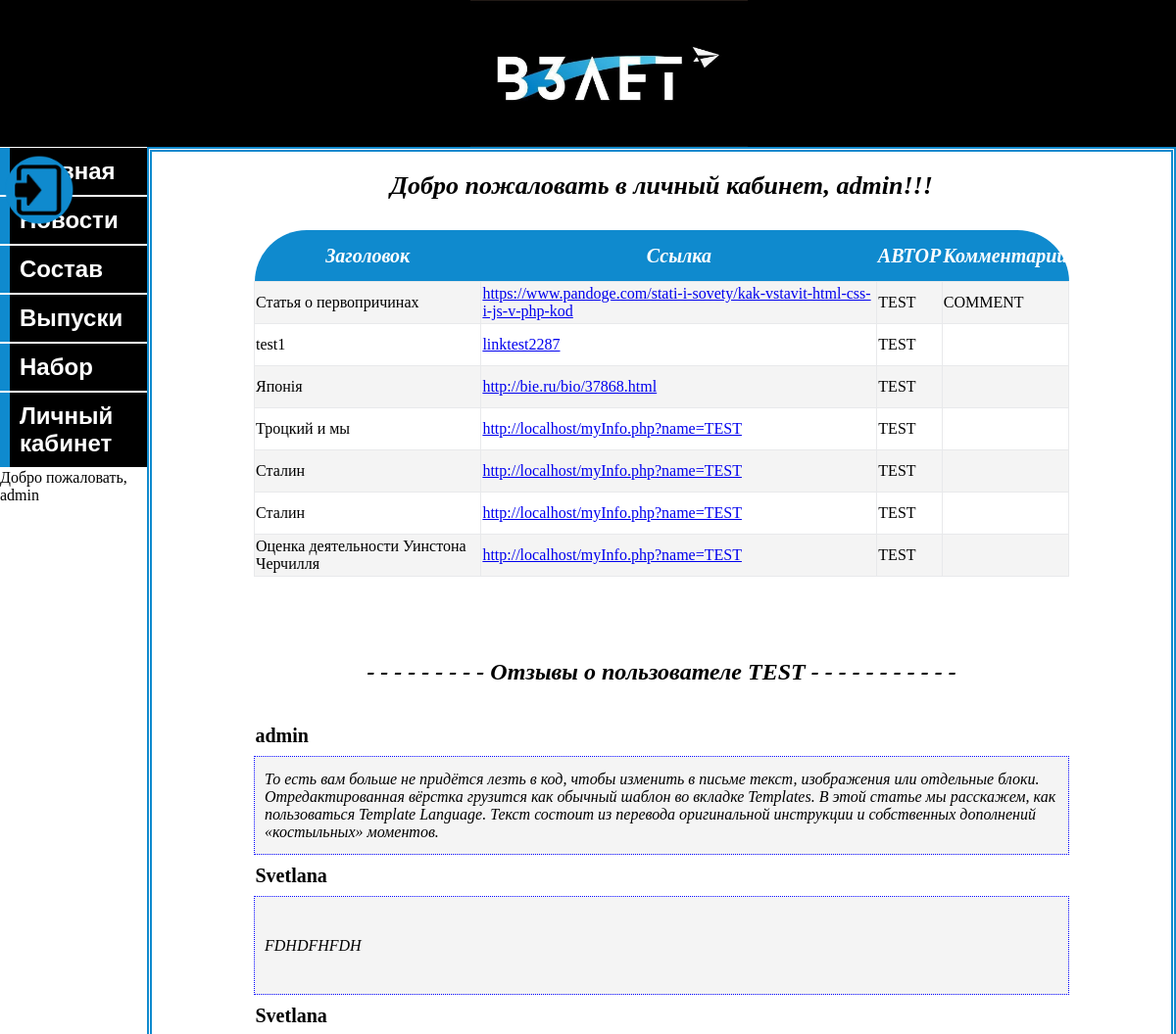
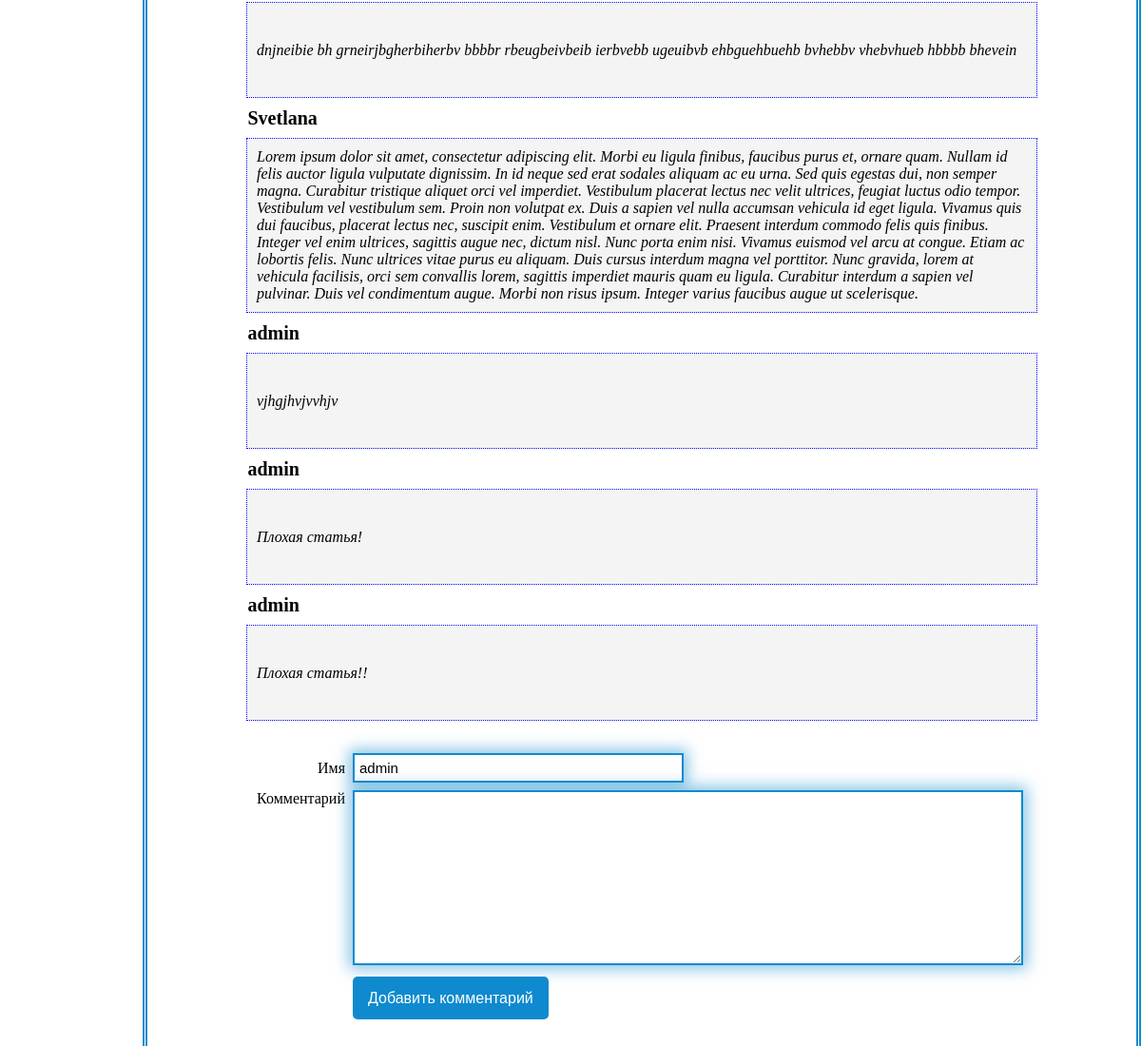
The page /otherInfo.php?id=4&name=TEST (signed in) on the database its author committed (2 pictures, top to bottom).
### tables this page shows
CREATE TABLE `info` (
  `id_i` int(11) NOT NULL,
  `id_usersInfo` int(11) NOT NULL,
  `title` text NOT NULL,
  `link` text NOT NULL,
  `jpg` blob,
  `coment` text NOT NULL
);

CREATE TABLE `users` (
  `id_users` int(11) NOT NULL,
  `username` varchar(50) NOT NULL,
  `password` varchar(50) NOT NULL
);

CREATE TABLE `comm` (
  `id_com` int(11) NOT NULL,
  `id_us` int(11) NOT NULL COMMENT 'recipient',
  `usname` text NOT NULL,
  `textcomm` text NOT NULL
);

### otherInfo.php (the view, shortened to what this page needs)
<!DOCTYPE html>
<html>
  <head>
    <link rel="stylesheet" href="css/master.css">
    <link rel="stylesheet" href="css/main.css">
    <link rel="stylesheet" href="css/spis.css">
    <link rel="stylesheet" href="css/infoUser.css">
    <link rel="stylesheet" href="css/comm.css">
  </head>
  <body>
    <?php
    $user = $_SESSION['uname'];
    ?>
    <header>
      <img class="logo" src="attach/1.jpg" >
      <a href="php/repath.php"><img class="exitpic" src="attach/exit.png"></a>
    </header>
    <article class="main">
      <div class="menu">
        <ul class="navbar">
          <li><a href="index.php">Главная</a></li>
          <li><a href="news.php">Новости</a></li>
          <li><a href="party.php">Состав</a></li>
          <li><a href="collection.php">Выпуски</a></li>
          <li><a href="contact.php">Набор</a></li>
          <li><a href="personal.php">Личный кабинет</a></li>
            <li id="222">Добро пожаловать, <?php  echo $user ?> </li>
      </ul>
      </div>
      <div class="content">
        <h1><i>Добро пожаловать в личный кабинет, <?php echo $user  ?>!!! </i></h1>
    <?php
    $id = $_GET['id'];
      include "php/connect.php";
     $query2="SELECT id_i, title, link, username, coment FROM info INNER JOIN users on id_usersInfo=id_users WHERE id_usersInfo='$id'";
     $result = mysqli_query($connection, $query2);
     if ($result){
        echo "<table class='infoUser'><tr><th class='firstP'>Заголовок</th><th>Ссылка</th><th>АВТОР</th><th class='lastP'>Комментарий</th></tr>";
        while ( $row = mysqli_fetch_row($result)) {
          echo "<tr>";
        for ($j = 1 ; $j < 5 ; ++$j) {
          if($j == 2){
            echo "<td><a href='$row[$j]'>$row[$j]</td>";
          }
          else {echo "<td>$row[$j]</td>";}
        }
        echo "</tr>";
}
        echo "</table>";
     }
     $name = $_GET['name'];
     $comResult = mysqli_query($connection,"SELECT usname, textcomm FROM comm WHERE id_us='$id'");
      ?>
      <br><br><br>
      <h2 align="center" style="font-style: normal;"><i>- - - - - - - - - Отзывы о пользователе <?php echo $name; ?> - - - - - - - - - - -</i></h2>
      <?php
      if ($comResult){
         echo "<table class='comm'>";
         while ( $row1 = mysqli_fetch_row($comResult)) {
         for ($j = 0 ; $j < 2 ; ++$j) {
           if ($j == 0){
          echo "<tr>";
            echo "<td class='author'><span class='authorSpan'>$row1[0]</span></td>";
            echo "</tr>";
          } else {
            echo "<tr>";
            echo "<td class='comment'><span='SPUN'>$row1[1]</span></td>";
            echo "</tr>";
          }
         }
 }
echo "</table>";
      }
       ?>
       <form class="commForm" method="post">
   <table class="commTable" cellspacing="0" cellpadding="4">
    <tr>
     <td align="right" width="100" >Имя</td>
     <td><input type="text" name="nickname" maxlength="50" size="35" value="<? echo $user; ?>"></td>
    </tr>
    <tr>
     <td align="right" valign="top">Комментарий</td>
     <td><textarea name="text" cols="75" rows="10" required></textarea></td>
    </tr>
    <tr>
     <td></td>
     <td><button class="c-button" type="submit" >Добавить комментарий</button></td>
    </tr>
   </table>
   <br><br><br><br><br>
      </div>
    </article>
  </body>
</html>

### css/master.css (style rules this page uses)
h1 { text-align: center; padding-top: 20px; font-size: 26px; font-style: italic; }

### css/main.css (style rules this page uses)
* { margin: 0; }
header { height: 150px; background-color: black; }
.logo { height: 150px; padding-left: 40%; margin-right: 30%; }
.exitpic { height: 80px; padding-bottom: 2%; }
.menu { float: left; }
.navbar { margin: 0; padding: 0; list-style-type: none; width: 150px; }
.navbar a { font-family: sans-serif; background-color: black; color: #fff; padding: 10px; font-size: 24px; text-decoration: none; font-weight: bold; border-left: 10px solid rgb(15, 138, 206); display: block; }
.navbar li { border-top: 1px solid #fff; border-bottom: 1px solid #fff; }
.content { border: 5px double rgb(15, 138, 206); margin-left: 150px; }

### css/infoUser.css (style rules this page uses)
.infoUser { width: 80%; margin: 30px 10% 30px 10%; border-collapse: collapse; }
.infoUser th { height: 50px; color: #FFFFFF; font-weight: bold; font-style: italic; font-size: 20px; background: #0f8ace; }
.firstP { border-radius: 100px 0px 0px 0px; }
.lastP { width: 100px; border-radius: 0px 100px 0px 0px; }
.infoUser tr td { border: 1px solid #01ab73; overflow-wrap: break-word; height: 40px; }
.infoUser tbody tr td { border: 1px solid #e8e9eb; overflow-wrap: break-word; }
.infoUser tbody tr:nth-child(2n) { background: #f4f4f4; }

### css/comm.css (style rules this page uses)
.comm { width: 80%; margin: 30px 10% 30px 10%; border-collapse: collapse; }
.authorSpan { font-size: 20px; }
.comm tbody tr td { height: 40px; }
.author { font-style: normal; font-weight: bold; }
.comment { font-style: italic; padding: 10px; }
.comm tbody tr:nth-child(2n) { border: 1px dotted blue; overflow-wrap: break-word; height: 100px; font-style: normal; background: #f4f4f4; }
.commTable { margin-left: 10%; }
.commForm input { border: 2px solid #0f8ace ; padding: 5px; box-shadow:0 0 15px 4px rgba(15,138,206,0.5); font-size: 15px; }
.commForm textarea { border: 2px solid #0f8ace ; padding: 5px; box-shadow:0 0 15px 4px rgba(15,138,206,0.5); font-size: 15px; }
.c-button { -webkit-appearance: none; -moz-appearance: none; appearance: none; border: 0; border-radius: 0; background: #ccc; appearance: none; border: 0; border-radius: 5px; background: #0f8ace; color: #fff; padding: 8px 16px; font-size: 16px; cursor: pointer; height: 45px; }

### rows shown on the page
info: title "Статья о первопричинах", link "https://www.pandoge.com/stati-i-sovety/kak-vstavit-html-css-i-js-v-php-kod", users.username "TEST", coment "COMMENT"
info: title "test1", link "linktest2287", users.username "TEST"
info: title "Японія", link "http://bie.ru/bio/37868.html", users.username "TEST"
info: title "Троцкий и мы", link "http://localhost/myInfo.php?name=TEST", users.username "TEST"
info: title "Сталин", link "http://localhost/myInfo.php?name=TEST", users.username "TEST"
info: title "Сталин", link "http://localhost/myInfo.php?name=TEST", users.username "TEST"
info: title "Оценка деятельности Уинстона Черчилля", link "http://localhost/myInfo.php?name=TEST", users.username "TEST"
comm: usname "admin", textcomm "То есть вам больше не придётся лезть в код, чтобы изменить в письме текст, изображения или отдельные блоки. Отредактированная вёрстка грузится как обычный шаблон во вкладке Templates. В этой статье мы расскажем, как пользоваться Template Language. Текст состоит из перевода оригинальной инструкции и собственных дополнений «костыльных» моментов."
comm: usname "Svetlana", textcomm "FDHDFHFDH"
comm: usname "Svetlana", textcomm "dnjneibie bh grneirjbgherbiherbv bbbbr rbeugbeivbeib ierbvebb ugeuibvb ehbguehbuehb bvhebbv vhebvhueb hbbbb bhevein"
comm: usname "Svetlana", textcomm "Lorem ipsum dolor sit amet, consectetur adipiscing elit. Morbi eu ligula finibus, faucibus purus et, ornare quam. Nullam id felis auctor ligula vulputate dignissim. In id neque sed erat sodales aliquam ac eu urna. Sed quis egestas dui, non semper magna. Curabitur tristique aliquet orci vel imperdiet. Vestibulum placerat lectus nec velit ultrices, feugiat luctus odio tempor. Vestibulum vel vestibulum sem. Proin non volutpat ex. Duis a sapien vel nulla accumsan vehicula id eget ligula. Vivamus quis dui faucibus, placerat lectus nec, suscipit enim. Vestibulum et ornare elit. Praesent interdum commodo felis quis finibus. Integer vel enim ultrices, sagittis augue nec, dictum nisl. Nunc porta…"
comm: usname "admin", textcomm "vjhgjhvjvvhjv"
comm: usname "admin", textcomm "Плохая статья!"
comm: usname "admin", textcomm "Плохая статья!!"

### other values the page prints
$user "admin"
$name "TEST"
